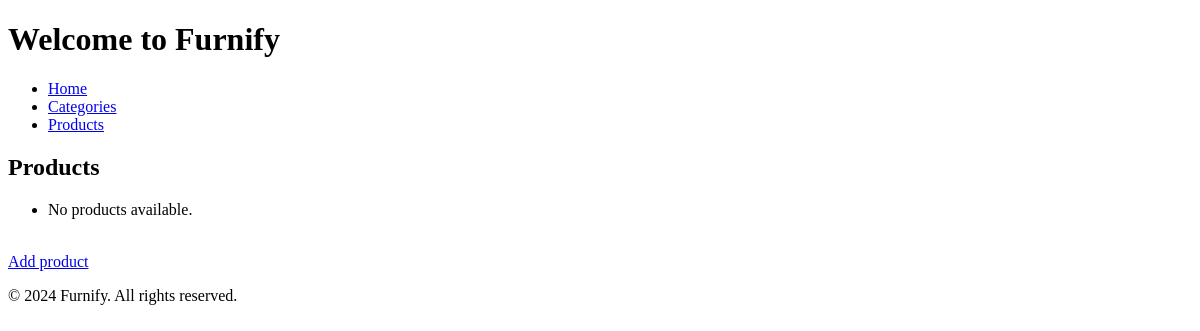
Before: /inventory/products/ with the older database file.
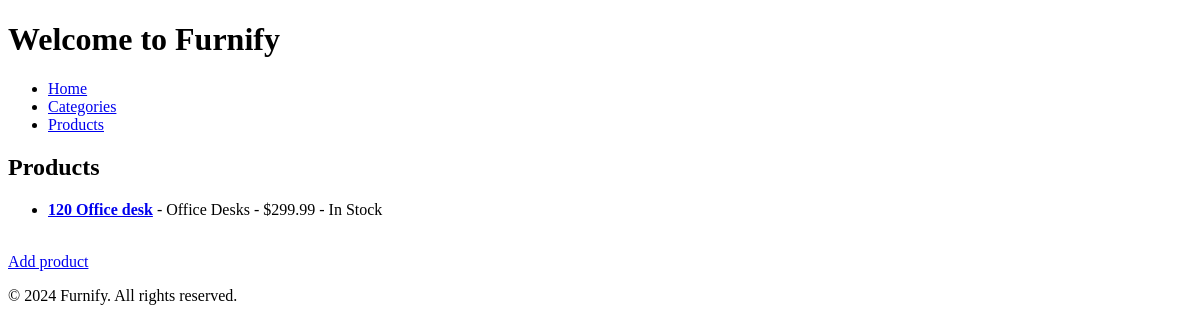
After: the same page with the newer database file.
### apps/inventory/models.py (models this page shows, shortened)
class Product(models.Model):
    name: str = models.CharField(
        'name',
        max_length=200,
        help_text="Name of the product."
    )
    slug: str = models.SlugField(
        'slug',
        max_length=200,
        unique=True,
        blank=True,
        help_text="URL-friendly identifier for SEO (must be unique)."
    )
    category: Category = models.ForeignKey(
        Category,
        verbose_name='category',
        on_delete=models.PROTECT,
        related_name='products',
        help_text="Category to which this product belongs."
    )
    description: str = models.TextField(
        'description',
        blank=True,
        help_text="Detailed description of the product."
    )
    price: float = models.DecimalField(
        'price',
        max_digits=10,
        decimal_places=2,
        help_text="Price of the product."
    )
    photo: str = models.ImageField(
        'photo',
        upload_to='products/',
        blank=True,
        help_text="Image of the product."
    )
    stock: int = models.PositiveIntegerField(
        'stock',
        default=0,
        help_text="Current stock level of the product."
    )
    created_at: datetime.datetime = models.DateTimeField(auto_now_add=True)
    updated_at: datetime.datetime = models.DateTimeField(auto_now=True)
    class Meta:
        verbose_name = "Product"
        verbose_name_plural = "Products"
        ordering = ['name']
    def get_absolute_url(self) -> str:
        return reverse('inventory:product_details', kwargs={'slug': self.slug})

class Category(models.Model):
    name: str = models.CharField(
        'name',
        max_length=100,
        unique=True,
        help_text="Name of the category (must be unique)."
    )
    slug: str = models.SlugField(
        'slug',
        max_length=100,
        unique=True,
        blank=True,
        help_text="URL-friendly identifier for SEO (must be unique)."
    )
    description: str = models.TextField(
        'description',
        blank=True, # The field is optional in forms.
        help_text="Detailed description of the category."
    )
    parent: Category | None = models.ForeignKey(
        'self',
        verbose_name='parent category',
        null=True,     # Allows the value in the database to be NULL (for root categories).
        blank=True,    # Allows the field to be empty in forms.
        related_name='children', # Allows accessing subcategories with `category.children.all()`.
        on_delete=models.PROTECT, # NEW CONCEPT: Prevents deletion if it has children.
        help_text="Parent category to which this subcategory belongs."
    )
    created_at: datetime.datetime = models.DateTimeField(auto_now_add=True)
    updated_at: datetime.datetime = models.DateTimeField(auto_now=True)
    class Meta:
        verbose_name = "Category"
        verbose_name_plural = "Categories"
        ordering = ['name']

### apps/inventory/views.py (the view)
# urls.py: path('products/', views.ProductListView.as_view(), name='product_list'),
class ProductListView(ListView):
    model = Product
    template_name = 'inventory/product_list.html'
    context_object_name = 'products'
    def get_queryset(self):
        return Product.objects.select_related('category')

### apps/inventory/templates/inventory/product_list.html (shortened to what this page needs)
{% extends 'base.html' %}
{% block content %}
<h2>Products</h2>
<ul>
    {% for product in products %}
    <li>
        <strong><a href="{{ product.get_absolute_url }}">{{ product.name }}</a></strong>
        - {{ product.category.name }}
        - ${{ product.price }}
        - {% if product.stock > 0 %}In Stock{% else %}Out of Stock{% endif %}
    </li>
    {% empty %}
    <li>No products available.</li>
    {% endfor %}
</ul>
<br>
<a href="{% url 'inventory:product_add' %}">Add product</a>
{% endblock %}

Changed rows visible on the page:
added Product: name "120 Office desk", category.name "Office Desks", price "299.99", stock "In Stock"
Other visible differences:
text no longer shown: "No products available."
